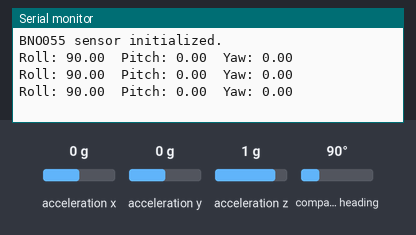
The sketch below on a simulated Arduino Uno, built with avr-gcc and run on an emulated ATmega328P. Shown: the last lines printed to the serial monitor. The test bench sets the inputs (shaded band); at power-on: acceleration x 0 g, acceleration y 0 g, acceleration z 1 g, compass heading 90°.

Above: at 2.2 s.
2.3 s: acceleration x set to -1.4 g
At 2.9 s:
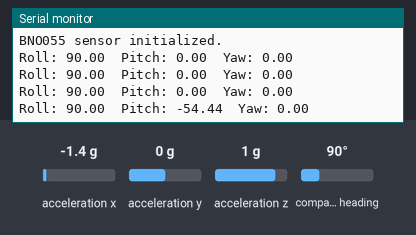
3.8 s: acceleration y set to -1.4 g
At 4.4 s:
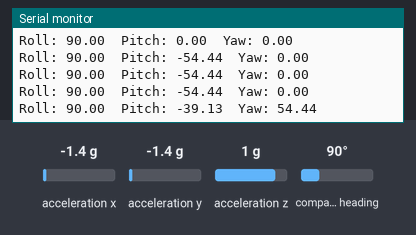
5.3 s: acceleration z set to -1.4 g
At 5.9 s:
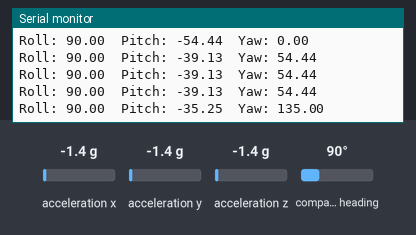
6.8 s: compass heading set to 7°
At 7.5 s:
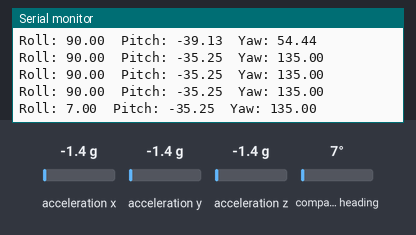
Timing chart, 0 to 9.3 s (numbered marks = the images above; inputs shaded):
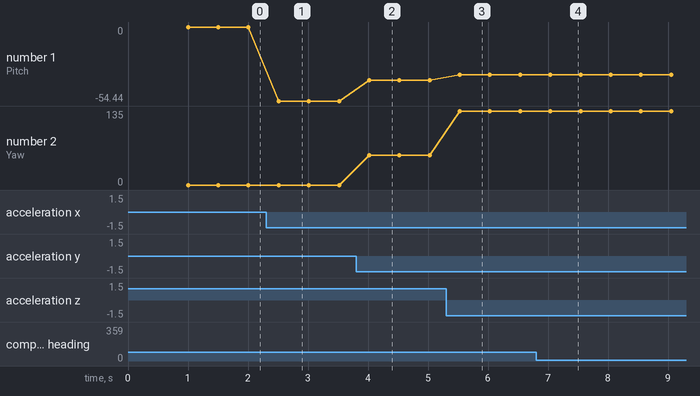

The sketch:

BNO055_Arduino.ino
```cpp
#include <Wire.h>
#include <Adafruit_Sensor.h>
#include <Adafruit_BNO055.h>

// Create an instance of the BNO055 sensor
Adafruit_BNO055 bno = Adafruit_BNO055();

void setup() {
  Serial.begin(9600);
  Wire.begin();

  if (!bno.begin()) {
    Serial.println("Couldn't find the sensor!");
    while (1);
  }
  Serial.println("BNO055 sensor initialized.");
  delay(1000);
}

void loop() {
  sensors_event_t event;

  bno.getEvent(&event);

  Serial.print("Roll: ");
  Serial.print(event.orientation.x);
  Serial.print("  Pitch: ");
  Serial.print(event.orientation.y);
  Serial.print("  Yaw: ");
  Serial.println(event.orientation.z);

  delay(500);
}
```

Measured:
- after the input at 2.3 s, the serial monitor: prints a new line after 0.21 s (image 1)
- after the input at 3.8 s, the serial monitor: prints a new line after 0.22 s (image 2)
- after the input at 5.3 s, the serial monitor: prints a new line after 0.23 s (image 3)
- after the input at 6.8 s, the serial monitor: prints a new line after 0.24 s (image 4)
- plotted number 1: 0 → -54.44 after the input at 2.3 s, -54.44 → -39.13 after the input at 3.8 s, -39.13 → -35.25 after the input at 5.3 s
- plotted number 2: 0 → 54.44 after the input at 3.8 s, 54.44 → 135 after the input at 5.3 s
